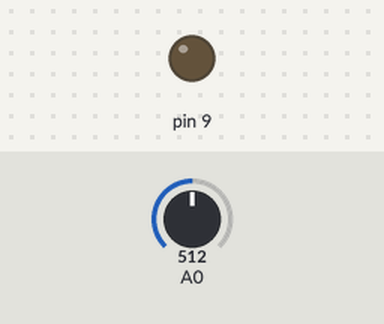
Bench run of a sketch on a simulated Arduino Uno, built with avr-gcc and run on an emulated ATmega328P. Shown: output pins drawn as LEDs (lit = HIGH). The test bench sets the inputs (shaded band); at power-on: A0 = 512.

Above: at 1.2 s.
1.3 s: A0 set to 308
2.8 s: A0 set to 288
At 3.6 s:
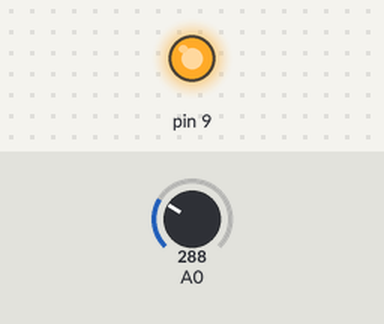
4.3 s: A0 set to 892
5.8 s: A0 set to 918
At 7.0 s:
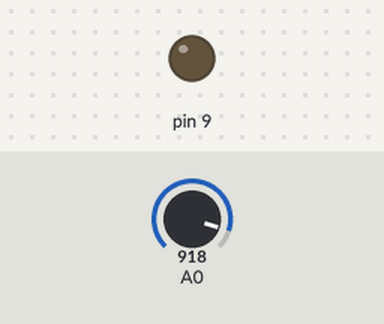
7.3 s: A0 set to 290
At 8.3 s:
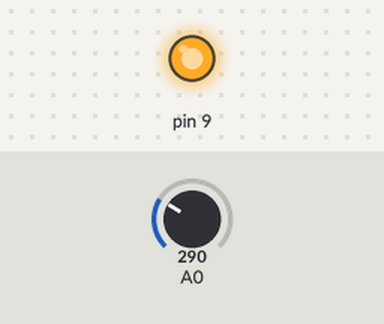
Timing chart, 0 to 9.8 s (numbered marks = the images above; inputs shaded):
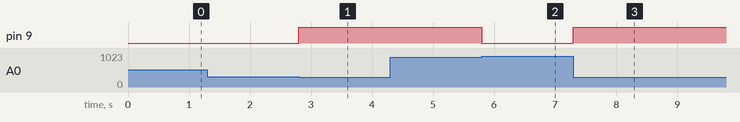

The sketch:

LAB3_1.ino
```cpp
void setup() {
  // put your setup code here, to run once:
  pinMode(9,OUTPUT);
  pinMode(A0,INPUT);

}

void loop() {
  int val=analogRead(A0);
  if(val<=300){
    digitalWrite(9,HIGH);
    }
  else if(val>=900){
    digitalWrite(9,LOW);
    }

}
```

Measured:
- the behaviour switches between 301 and 300 on A0 (found by bisection; images 0 and 1)
- the behaviour switches between 899 and 900 on A0 (found by bisection; images 1 and 2)
- after the input at 1.3 s, every drawn part: stays the same
- after the input at 2.8 s, pin 9: LOW → HIGH at once
- after the input at 4.3 s, every drawn part: stays the same
- after the input at 5.8 s, pin 9: HIGH → LOW at once
- after the input at 7.3 s, pin 9: LOW → HIGH at once
